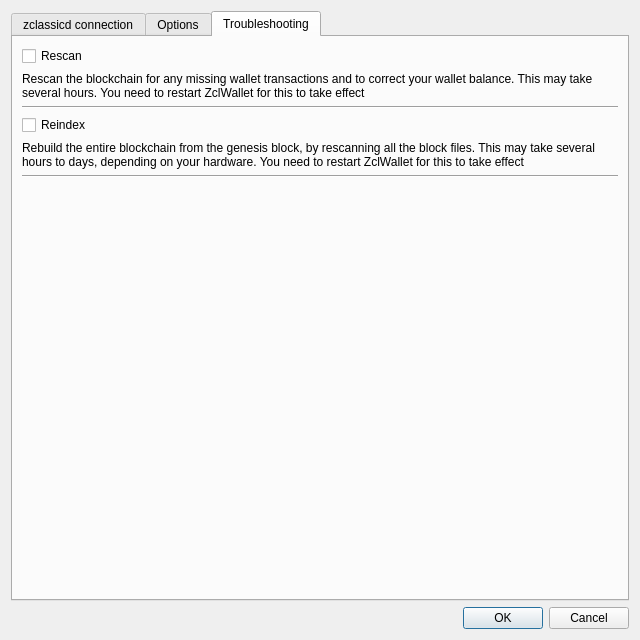
<?xml version="1.0" encoding="UTF-8"?>
<ui version="4.0">
 <class>Settings</class>
 <widget class="QDialog" name="Settings">
  <property name="geometry">
   <rect>
    <x>0</x>
    <y>0</y>
    <width>640</width>
    <height>640</height>
   </rect>
  </property>
  <property name="windowTitle">
   <string>Settings</string>
  </property>
  <property name="modal">
   <bool>true</bool>
  </property>
  <layout class="QVBoxLayout" name="verticalLayout">
   <item>
    <widget class="QTabWidget" name="tabWidget">
     <property name="currentIndex">
      <number>2</number>
     </property>
     <widget class="QWidget" name="tab">
      <attribute name="title">
       <string>zclassicd connection</string>
      </attribute>
      <layout class="QVBoxLayout" name="verticalLayout_3">
       <item>
        <widget class="QLabel" name="confMsg">
         <property name="text">
          <string notr="true">&lt;html&gt;&lt;head/&gt;&lt;body&gt;&lt;p&gt;&lt;br/&gt;&lt;/p&gt;&lt;/body&gt;&lt;/html&gt;</string>
         </property>
         <property name="textInteractionFlags">
          <set>Qt::LinksAccessibleByMouse|Qt::TextSelectableByMouse</set>
         </property>
        </widget>
       </item>
       <item>
        <widget class="Line" name="line">
         <property name="orientation">
          <enum>Qt::Horizontal</enum>
         </property>
        </widget>
       </item>
       <item>
        <widget class="QLabel" name="label">
         <property name="minimumSize">
          <size>
           <width>60</width>
           <height>0</height>
          </size>
         </property>
         <property name="text">
          <string>Host</string>
         </property>
        </widget>
       </item>
       <item>
        <widget class="QLineEdit" name="hostname">
         <property name="placeholderText">
          <string/>
         </property>
        </widget>
       </item>
       <item>
        <widget class="QLabel" name="label_2">
         <property name="minimumSize">
          <size>
           <width>60</width>
           <height>0</height>
          </size>
         </property>
         <property name="text">
          <string>Port</string>
         </property>
        </widget>
       </item>
       <item>
        <widget class="QLineEdit" name="port">
         <property name="placeholderText">
          <string/>
         </property>
        </widget>
       </item>
       <item>
        <widget class="QLabel" name="label_3">
         <property name="minimumSize">
          <size>
           <width>60</width>
           <height>0</height>
          </size>
         </property>
         <property name="text">
          <string>RPC Username</string>
         </property>
        </widget>
       </item>
       <item>
        <widget class="QLineEdit" name="rpcuser"/>
       </item>
       <item>
        <widget class="QLabel" name="label_4">
         <property name="minimumSize">
          <size>
           <width>60</width>
           <height>0</height>
          </size>
         </property>
         <property name="text">
          <string>RPC Password</string>
         </property>
        </widget>
       </item>
       <item>
        <widget class="QLineEdit" name="rpcpassword"/>
       </item>
       <item>
        <layout class="QVBoxLayout" name="verticalLayout_2"/>
       </item>
       <item>
        <spacer name="verticalSpacer">
         <property name="orientation">
          <enum>Qt::Vertical</enum>
         </property>
         <property name="sizeHint" stdset="0">
          <size>
           <width>20</width>
           <height>40</height>
          </size>
         </property>
        </spacer>
       </item>
      </layout>
     </widget>
     <widget class="QWidget" name="tab_2">
      <attribute name="title">
       <string>Options</string>
      </attribute>
      <layout class="QGridLayout" name="gridLayout">
       <item row="10" column="0" colspan="2">
        <widget class="QLabel" name="lblTor">
         <property name="text">
          <string>Connect to the Tor network via SOCKS proxy running on 127.0.0.1:9050. Please note that you'll have to install and run the Tor service externally.</string>
         </property>
         <property name="wordWrap">
          <bool>true</bool>
         </property>
        </widget>
       </item>
       <item row="2" column="1">
        <widget class="QPushButton" name="btnClearSaved">
         <property name="text">
          <string>Clear History</string>
         </property>
        </widget>
       </item>
       <item row="1" column="0" colspan="2">
        <widget class="QLabel" name="label_5">
         <property name="text">
          <string>Private transactions are saved locally and shown in the transactions tab.  If you uncheck this, private transactions will not appear in the transactions tab.</string>
         </property>
         <property name="wordWrap">
          <bool>true</bool>
         </property>
        </widget>
       </item>
       <item row="2" column="0">
        <spacer name="horizontalSpacer">
         <property name="orientation">
          <enum>Qt::Horizontal</enum>
         </property>
         <property name="sizeHint" stdset="0">
          <size>
           <width>40</width>
           <height>20</height>
          </size>
         </property>
        </spacer>
       </item>
       <item row="0" column="0" colspan="2">
        <widget class="QCheckBox" name="chkSaveTxs">
         <property name="text">
          <string>Remember private transactions</string>
         </property>
        </widget>
       </item>
       <item row="3" column="0">
        <widget class="QCheckBox" name="chkCustomFees">
         <property name="text">
          <string>Allow custom fees</string>
         </property>
        </widget>
       </item>
       <item row="7" column="0" colspan="2">
        <widget class="QLabel" name="label_7">
         <property name="text">
          <string>Normally, change from t-Addresses goes to another t-Address. Checking this option will send the change to your shielded sapling address instead. Check this option to increase your privacy.</string>
         </property>
         <property name="wordWrap">
          <bool>true</bool>
         </property>
        </widget>
       </item>
       <item row="11" column="0" colspan="2">
        <widget class="QCheckBox" name="chkKeepInTray">
         <property name="text">
          <string>Keep running in the background for instant restarts</string>
         </property>
        </widget>
       </item>
       <item row="12" column="0" colspan="2">
        <widget class="QLabel" name="label_tray">
         <property name="text">
          <string>When you close the window, ZclWallet keeps running in the system tray (notification area) and the node stays warm, so the next time you open it there's no ~1-minute startup wait. Use the tray icon (or File &gt; Exit) to quit completely.</string>
         </property>
         <property name="wordWrap">
          <bool>true</bool>
         </property>
        </widget>
       </item>
       <item row="13" column="0" colspan="2">
        <widget class="QCheckBox" name="chkNatpmp">
         <property name="text">
          <string>Help the network: open my port automatically</string>
         </property>
        </widget>
       </item>
       <item row="14" column="0" colspan="2">
        <widget class="QLabel" name="label_natpmp">
         <property name="text">
          <string>Asks your router to forward this node's connection port so other peers can reach you, strengthening the network. Uses the modern, safe NAT-PMP/PCP protocols (never UPnP) and opens only this node's own port. If your router doesn't support it, nothing happens. Default: off.</string>
         </property>
         <property name="wordWrap">
          <bool>true</bool>
         </property>
        </widget>
       </item>
       <item row="15" column="0" colspan="2">
        <widget class="Line" name="line_2">
         <property name="orientation">
          <enum>Qt::Horizontal</enum>
         </property>
        </widget>
       </item>
       <item row="16" column="0" colspan="2">
        <spacer name="verticalSpacer_2">
         <property name="orientation">
          <enum>Qt::Vertical</enum>
         </property>
         <property name="sizeHint" stdset="0">
          <size>
           <width>20</width>
           <height>40</height>
          </size>
         </property>
        </spacer>
       </item>
       <item row="4" column="0" colspan="2">
        <widget class="QLabel" name="label_6">
         <property name="text">
          <string>Allow overriding the default fees when sending transactions. Enabling this option may compromise your privacy since fees are transparent. </string>
         </property>
         <property name="wordWrap">
          <bool>true</bool>
         </property>
        </widget>
       </item>
       <item row="6" column="0" colspan="2">
        <widget class="QCheckBox" name="chkAutoShield">
         <property name="text">
          <string>Shield change from t-Addresses to your sapling address</string>
         </property>
        </widget>
       </item>
       <item row="5" column="0">
        <widget class="QLabel" name="label_8">
         <property name="text">
          <string/>
         </property>
        </widget>
       </item>
       <item row="9" column="0">
        <widget class="QCheckBox" name="chkTor">
         <property name="text">
          <string>Connect via Tor</string>
         </property>
        </widget>
       </item>
       <item row="8" column="0">
        <widget class="QLabel" name="label_10">
         <property name="text">
          <string notr="true"/>
         </property>
        </widget>
       </item>
      </layout>
     </widget>
     <widget class="QWidget" name="tab_3">
      <attribute name="title">
       <string>Troubleshooting</string>
      </attribute>
      <layout class="QGridLayout" name="gridLayout_2">
       <item row="3" column="0">
        <widget class="QCheckBox" name="chkReindex">
         <property name="text">
          <string>Reindex</string>
         </property>
        </widget>
       </item>
       <item row="1" column="0">
        <widget class="QLabel" name="label_9">
         <property name="text">
          <string>Rescan the blockchain for any missing wallet transactions and to correct your wallet balance. This may take several hours. You need to restart ZclWallet for this to take effect</string>
         </property>
         <property name="wordWrap">
          <bool>true</bool>
         </property>
        </widget>
       </item>
       <item row="0" column="0">
        <widget class="QCheckBox" name="chkRescan">
         <property name="text">
          <string>Rescan</string>
         </property>
        </widget>
       </item>
       <item row="2" column="0">
        <widget class="Line" name="line_3">
         <property name="orientation">
          <enum>Qt::Horizontal</enum>
         </property>
        </widget>
       </item>
       <item row="6" column="0">
        <spacer name="verticalSpacer_3">
         <property name="orientation">
          <enum>Qt::Vertical</enum>
         </property>
         <property name="sizeHint" stdset="0">
          <size>
           <width>20</width>
           <height>40</height>
          </size>
         </property>
        </spacer>
       </item>
       <item row="4" column="0">
        <widget class="QLabel" name="label_11">
         <property name="text">
          <string>Rebuild the entire blockchain from the genesis block, by rescanning all the block files. This may take several hours to days, depending on your hardware. You need to restart ZclWallet for this to take effect</string>
         </property>
         <property name="wordWrap">
          <bool>true</bool>
         </property>
        </widget>
       </item>
       <item row="5" column="0">
        <widget class="Line" name="line_4">
         <property name="orientation">
          <enum>Qt::Horizontal</enum>
         </property>
        </widget>
       </item>
      </layout>
     </widget>
    </widget>
   </item>
   <item>
    <widget class="QDialogButtonBox" name="buttonBox">
     <property name="orientation">
      <enum>Qt::Horizontal</enum>
     </property>
     <property name="standardButtons">
      <set>QDialogButtonBox::Cancel|QDialogButtonBox::Ok</set>
     </property>
    </widget>
   </item>
  </layout>
 </widget>
 <resources/>
 <connections>
  <connection>
   <sender>buttonBox</sender>
   <signal>accepted()</signal>
   <receiver>Settings</receiver>
   <slot>accept()</slot>
   <hints>
    <hint type="sourcelabel">
     <x>248</x>
     <y>254</y>
    </hint>
    <hint type="destinationlabel">
     <x>157</x>
     <y>274</y>
    </hint>
   </hints>
  </connection>
  <connection>
   <sender>buttonBox</sender>
   <signal>rejected()</signal>
   <receiver>Settings</receiver>
   <slot>reject()</slot>
   <hints>
    <hint type="sourcelabel">
     <x>316</x>
     <y>260</y>
    </hint>
    <hint type="destinationlabel">
     <x>286</x>
     <y>274</y>
    </hint>
   </hints>
  </connection>
 </connections>
</ui>
